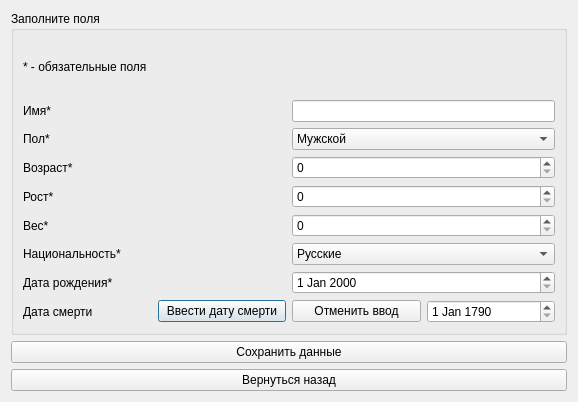
<?xml version="1.0" encoding="UTF-8"?>
<ui version="4.0">
 <class>FillHuman</class>
 <widget class="QDialog" name="FillHuman">
  <property name="geometry">
   <rect>
    <x>0</x>
    <y>0</y>
    <width>578</width>
    <height>402</height>
   </rect>
  </property>
  <property name="windowTitle">
   <string>Dialog</string>
  </property>
  <layout class="QGridLayout" name="gridLayout">
   <item row="1" column="0" colspan="2">
    <widget class="QGroupBox" name="groupBox">
     <property name="title">
      <string>Заполните поля</string>
     </property>
     <layout class="QGridLayout" name="gridLayout_2">
      <item row="0" column="0" colspan="3">
       <widget class="QLabel" name="label_6">
        <property name="text">
         <string>* - обязательные поля</string>
        </property>
       </widget>
      </item>
      <item row="6" column="0" colspan="2">
       <widget class="QLabel" name="label_13">
        <property name="text">
         <string>Национальность*</string>
        </property>
       </widget>
      </item>
      <item row="1" column="0">
       <widget class="QLabel" name="label">
        <property name="text">
         <string>Имя*</string>
        </property>
       </widget>
      </item>
      <item row="8" column="0">
       <widget class="QLabel" name="label_12">
        <property name="text">
         <string>Дата смерти</string>
        </property>
       </widget>
      </item>
      <item row="5" column="0">
       <widget class="QLabel" name="label_5">
        <property name="text">
         <string>Вес*</string>
        </property>
       </widget>
      </item>
      <item row="4" column="0">
       <widget class="QLabel" name="label_4">
        <property name="text">
         <string>Рост*</string>
        </property>
       </widget>
      </item>
      <item row="2" column="0">
       <widget class="QLabel" name="label_2">
        <property name="text">
         <string>Пол*</string>
        </property>
       </widget>
      </item>
      <item row="1" column="2" colspan="2">
       <widget class="QLineEdit" name="NameLineEdit"/>
      </item>
      <item row="5" column="2" colspan="2">
       <widget class="QSpinBox" name="weightSetSpinBox">
        <property name="suffix">
         <string/>
        </property>
        <property name="maximum">
         <number>300</number>
        </property>
       </widget>
      </item>
      <item row="3" column="0">
       <widget class="QLabel" name="label_3">
        <property name="text">
         <string>Возраст*</string>
        </property>
       </widget>
      </item>
      <item row="4" column="2" colspan="2">
       <widget class="QSpinBox" name="heightSetSpinBox"/>
      </item>
      <item row="7" column="0">
       <widget class="QLabel" name="label_11">
        <property name="text">
         <string>Дата рождения*</string>
        </property>
       </widget>
      </item>
      <item row="6" column="2" colspan="2">
       <widget class="QComboBox" name="nationalityChooseComboBox">
        <item>
         <property name="text">
          <string>Русские</string>
         </property>
        </item>
        <item>
         <property name="text">
          <string>Татары</string>
         </property>
        </item>
        <item>
         <property name="text">
          <string>Украинцы</string>
         </property>
        </item>
        <item>
         <property name="text">
          <string>Башкиры</string>
         </property>
        </item>
        <item>
         <property name="text">
          <string>Чуваши</string>
         </property>
        </item>
        <item>
         <property name="text">
          <string>Чеченцы</string>
         </property>
        </item>
        <item>
         <property name="text">
          <string>Армяне</string>
         </property>
        </item>
        <item>
         <property name="text">
          <string>Мордва</string>
         </property>
        </item>
        <item>
         <property name="text">
          <string>Аварцы</string>
         </property>
        </item>
        <item>
         <property name="text">
          <string>Белорусы</string>
         </property>
        </item>
        <item>
         <property name="text">
          <string>Казахи</string>
         </property>
        </item>
        <item>
         <property name="text">
          <string>Удмурты</string>
         </property>
        </item>
       </widget>
      </item>
      <item row="8" column="3">
       <widget class="QDateEdit" name="deathDaydateEdit">
        <property name="date">
         <date>
          <year>1790</year>
          <month>1</month>
          <day>1</day>
         </date>
        </property>
       </widget>
      </item>
      <item row="2" column="2" colspan="2">
       <widget class="QComboBox" name="genderChooseComboBox">
        <item>
         <property name="text">
          <string>Мужской</string>
         </property>
        </item>
        <item>
         <property name="text">
          <string>Женский </string>
         </property>
        </item>
       </widget>
      </item>
      <item row="3" column="2" colspan="2">
       <widget class="QSpinBox" name="ageSetSpinBox">
        <property name="maximum">
         <number>222</number>
        </property>
       </widget>
      </item>
      <item row="7" column="2" colspan="2">
       <widget class="QDateEdit" name="birthDaydateEdit"/>
      </item>
      <item row="8" column="1">
       <widget class="QPushButton" name="enterDeathDayPushButton">
        <property name="text">
         <string>Ввести дату смерти</string>
        </property>
       </widget>
      </item>
      <item row="8" column="2">
       <widget class="QPushButton" name="cancelEnteringDeathDayPushButton">
        <property name="text">
         <string>Отменить ввод</string>
        </property>
       </widget>
      </item>
     </layout>
    </widget>
   </item>
   <item row="2" column="0" colspan="2">
    <widget class="QPushButton" name="savePushButton">
     <property name="text">
      <string>Сохранить данные</string>
     </property>
    </widget>
   </item>
   <item row="3" column="0" colspan="2">
    <widget class="QPushButton" name="cancelPushButton">
     <property name="text">
      <string>Вернуться назад</string>
     </property>
    </widget>
   </item>
  </layout>
 </widget>
 <resources/>
 <connections/>
</ui>
